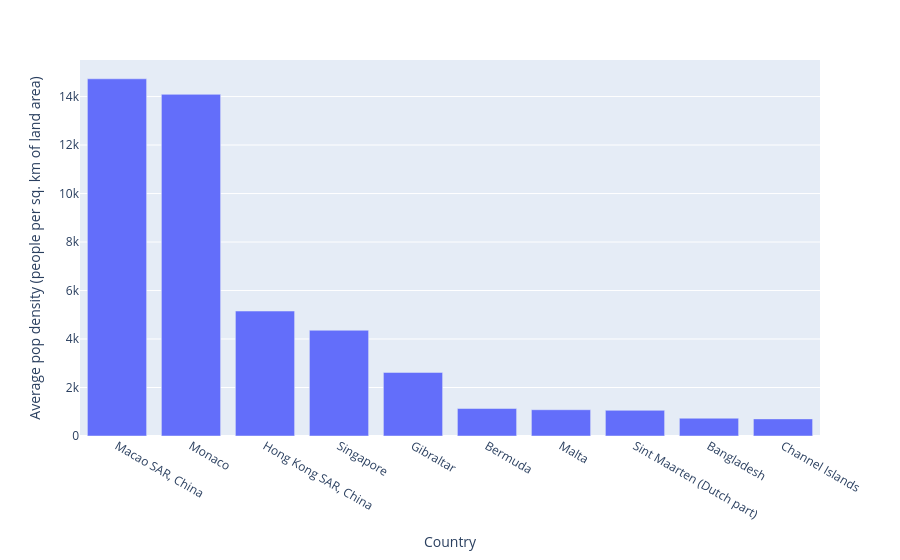

The notebook cell this image was saved under:
### Code cell
# visualize results with bar plots to show countries with the highest average populution density
r = pd.DataFrame(
    c, columns=["Country", "Average pop density (people per sq. km of land area)"]
)
fig = px.bar(
    r[:10], x="Country", y="Average pop density (people per sq. km of land area)"
)
fig.show()

### Figure 1 — Plotly figure (JSON) as saved in the notebook; plotly's stock layout.template omitted (floating-point values rounded to 4 significant figures)
{"data": [{"hovertemplate": "Country=%{x}<br>Average pop density (people per sq. km of land area)=%{y}<extra></extra>", "legendgroup": "", "marker": {"color": "#636efa", "pattern": {"shape": ""}}, "name": "", "orientation": "v", "showlegend": false, "textposition": "auto", "type": "bar", "x": ["Macao SAR, China", "Monaco", "Hong Kong SAR, China", "Singapore", "Gibraltar", "Bermuda", "Malta", "Sint Maarten (Dutch part)", "Bangladesh", "Channel Islands"], "xaxis": "x", "y": [14730.0, 14090.0, 5153.0, 4361.0, 2622.0, 1133.0, 1084.0, 1059.0, 733.3, 706.2], "yaxis": "y"}], "layout": {"barmode": "relative", "legend": {"tracegroupgap": 0}, "margin": {"t": 60}, "xaxis": {"anchor": "y", "domain": [0, 1], "title": {"text": "Country"}}, "yaxis": {"anchor": "x", "domain": [0, 1], "title": {"text": "Average pop density (people per sq. km of land area)"}}}}
